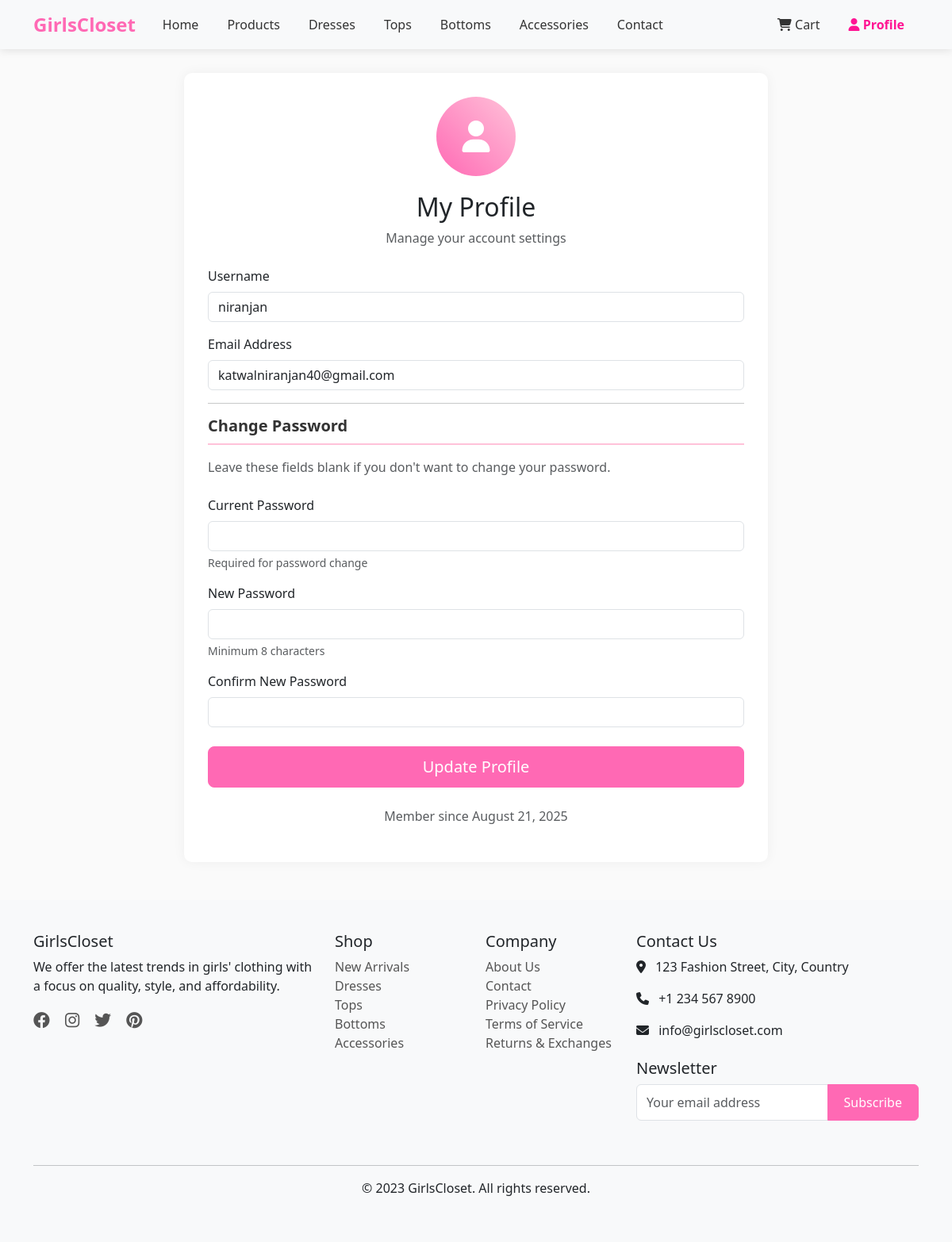
The app's page /profile.php (signed in) with its own data.
### tables this page shows
CREATE TABLE `users` (
  `id` int(11) NOT NULL,
  `username` varchar(50) NOT NULL,
  `email` varchar(100) NOT NULL,
  `password` varchar(255) NOT NULL,
  `address` varchar(255) DEFAULT NULL,
  `city` varchar(100) DEFAULT NULL,
  `country` varchar(100) DEFAULT NULL,
  `role` enum('user','admin') DEFAULT 'user',
  `created_at` timestamp NOT NULL DEFAULT current_timestamp()
);

### profile.php (the view, shortened to what this page needs)
<?php
include 'db_connection.php';
$user_id = $_SESSION['user_id'];
$stmt = $conn->prepare("SELECT username, email, created_at FROM users WHERE id = ?");
$stmt->bind_param("i", $user_id);
$stmt->execute();
$result = $stmt->get_result();
if ($result->num_rows === 1) {
    $user = $result->fetch_assoc();
} else {
    session_destroy();
    header("Location: login.php");
    exit();
}
?>
<!DOCTYPE html>
<html lang="en">
<head>
    <link href="https://cdn.jsdelivr.net/npm/bootstrap@5.3.0/dist/css/bootstrap.min.css" rel="stylesheet">
    <link rel="stylesheet" href="https://cdnjs.cloudflare.com/ajax/libs/font-awesome/6.4.0/css/all.min.css">
</head>
<body>
    <nav class="navbar navbar-expand-lg navbar-light bg-light">
        <div class="container">
            <a class="navbar-brand" href="index.php">GirlsCloset</a>
            <div class="collapse navbar-collapse" id="navbarNav">
                <ul class="navbar-nav me-auto">
                    <li class="nav-item">
                        <a class="nav-link" href="index.php">Home</a>
                    </li>
                    <li class="nav-item">
                        <a class="nav-link" href="products.php">Products</a>
                    </li>
                    <li class="nav-item">
                        <a class="nav-link" href="products.php?category=1">Dresses</a>
                    </li>
                    <li class="nav-item">
                        <a class="nav-link" href="products.php?category=2">Tops</a>
                    </li>
                    <li class="nav-item">
                        <a class="nav-link" href="products.php?category=3">Bottoms</a>
                    </li>
                    <li class="nav-item">
                        <a class="nav-link" href="products.php?category=4">Accessories</a>
                    </li>
                    <li class="nav-item">
                        <a class="nav-link" href="contact.php">Contact</a>
                    </li>
                </ul>
                <ul class="navbar-nav">
                    <li class="nav-item">
                        <a class="nav-link" href="cart.php"><i class="fas fa-shopping-cart"></i> Cart</a>
                    </li>
                    <li class="nav-item">
                        <a class="nav-link active" href="profile.php"><i class="fas fa-user"></i> Profile</a>
                    </li>
                </ul>
            </div>
        </div>
    </nav>
    <div class="container">
        <div class="row justify-content-center">
            <div class="col-md-8">
                <div class="profile-container">
                    <div class="text-center mb-4">
                        <div class="avatar">
                            <i class="fas fa-user"></i>
                        </div>
                        <h2>My Profile</h2>
                        <p class="text-muted">Manage your account settings</p>
                    </div>
                    <form method="POST" action="">
                        <div class="mb-3">
                            <label for="username" class="form-label">Username</label>
                            <input type="text" class="form-control" id="username" name="username"
                                   value="<?php echo htmlspecialchars($user['username']); ?>" required>
                        </div>
                        <div class="mb-3">
                            <label for="email" class="form-label">Email Address</label>
                            <input type="email" class="form-control" id="email" name="email"
                                   value="<?php echo htmlspecialchars($user['email']); ?>" required>
                        </div>
                        <hr>
                        <h5 class="mb-3 section-title">Change Password</h5>
                        <p class="text-muted mb-4">Leave these fields blank if you don't want to change your password.</p>
                        <div class="mb-3">
                            <label for="current_password" class="form-label">Current Password</label>
                            <input type="password" class="form-control" id="current_password" name="current_password">
                            <div class="form-text">Required for password change</div>
                        </div>
                        <div class="mb-3">
                            <label for="new_password" class="form-label">New Password</label>
                            <input type="password" class="form-control" id="new_password" name="new_password">
                            <div class="form-text">Minimum 8 characters</div>
                        </div>
                        <div class="mb-4">
                            <label for="confirm_password" class="form-label">Confirm New Password</label>
                            <input type="password" class="form-control" id="confirm_password" name="confirm_password">
                        </div>
                        <div class="d-grid">
                            <button type="submit" class="btn btn-primary btn-lg">Update Profile</button>
                        </div>
                    </form>
                    <div class="text-center mt-4">
                        <p class="text-muted">Member since <?php echo date('F j, Y', strtotime($user['created_at'])); ?></p>
                    </div>
                </div>
            </div>
        </div>
    </div>
   <?php include 'footer.php'; ?>
</body>
</html>

### profile.php (style rules this page uses)
:root { --primary-color: #ff69b4; --secondary-color: #ffc2d9; --light-color: #fff5f8; }
body { background-color: #fafafa; font-family: 'Segoe UI', Tahoma, Geneva, Verdana, sans-serif; }
.navbar { background-color: white; box-shadow: 0 2px 10px rgba(0,0,0,0.1); }
.navbar-brand { font-weight: bold; color: var(--primary-color) !important; font-size: 1.5rem; }
.nav-link { color: #555 !important; font-weight: 500; margin: 0 10px; }
.profile-container { background-color: white; border-radius: 10px; padding: 30px; box-shadow: 0 0 15px rgba(0,0,0,0.05); margin-top: 30px; }
.avatar { width: 100px; height: 100px; background: linear-gradient(45deg, var(--primary-color), var(--secondary-color)); border-radius: 50%; display: flex; align-items: center; justify-content: center; margin: 0 auto 20px; color: white; font-size: 2.5rem; }
.btn-primary { background-color: var(--primary-color); border-color: var(--primary-color); padding: 10px 20px; font-weight: 500; }
.section-title { color: #333; font-weight: 600; margin-bottom: 20px; padding-bottom: 10px; border-bottom: 2px solid var(--secondary-color); }

### footer.php (style rules this page uses)
.navbar .nav-link { color: #333 !important; font-weight: 500; transition: color 0.3s ease, transform 0.2s ease; }
.navbar .nav-link.active { color: #ff1493 !important; font-weight: 600; }

### records on screen
users: username "niranjan", email "katwalniranjan40@gmail.com", created_at "August 21, 2025"
